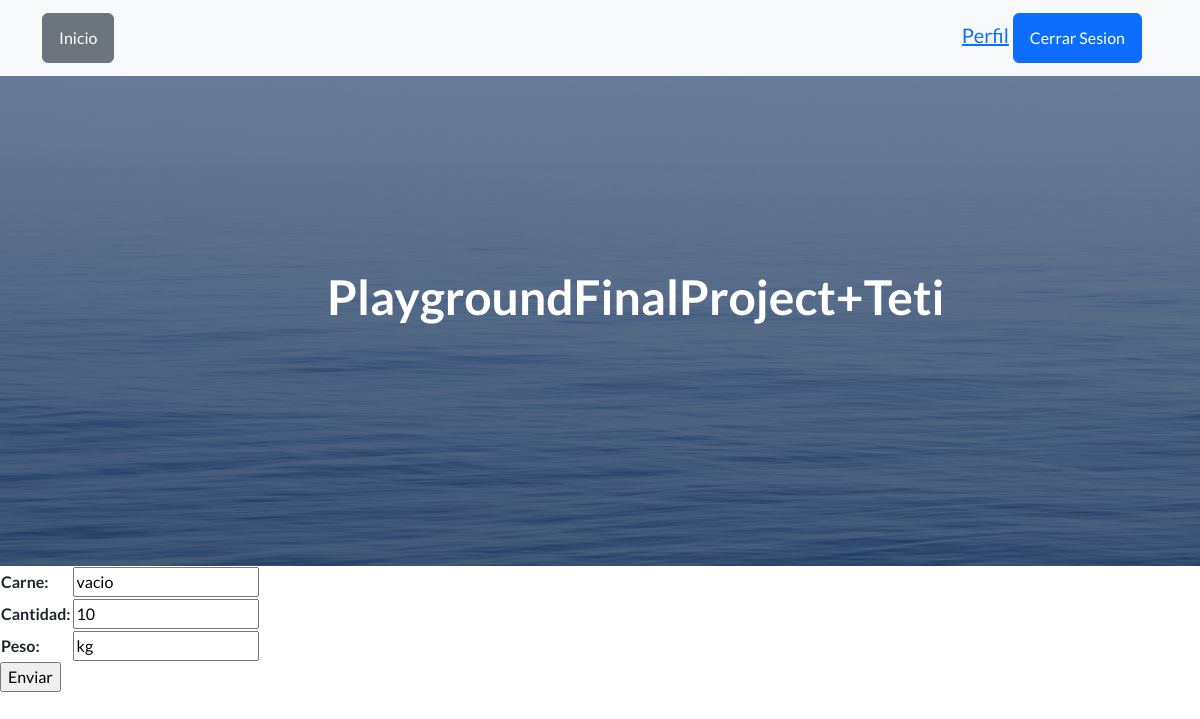
Page /app1/editar_carne/9/ (signed in) on the committed database.
### app1/models.py (models this page shows, shortened)
class Carniceria(models.Model):
    id = models.AutoField(primary_key=True)
    usuario = models.ForeignKey(User, on_delete=models.CASCADE)
    carne = models.CharField(max_length=100)
    cantidad = models.IntegerField()
    peso = models.CharField(max_length=100, default="0.0")
    fecha_creacion = models.DateTimeField(auto_now_add=True)

### app1/views.py (the view)
# urls.py: path('editar_carne/<carne_id>/', views.editar_carne, name='editar_carne'),
@login_required(login_url='app1:login')
def editar_carne(request, carne_id):
    c = Carniceria.objects.get(pk=carne_id)
    if request.method == "POST":
        mi_formulario = Carniceriaform(request.POST)
        print(mi_formulario)
        if mi_formulario.is_valid():
            informacion = mi_formulario.cleaned_data
            c.carne = informacion['carne']
            c.peso = informacion['peso']
            c.cantidad = informacion['cantidad']
            c.save()
            return redirect('app1:leer_carne')
    else:
        mi_formulario = Carniceriaform(initial={'carne': c.carne, 'peso': c.peso, 'cantidad': c.cantidad})
    return render(request, "editar_carne.html", {"mi_formulario": mi_formulario})

### app1/forms.py
class Carniceriaform(forms.ModelForm):
    class Meta:
        model = Carniceria
        fields = ['carne', 'cantidad', 'peso']

### Template/editar_carne.html (shortened to what this page needs)
{% extends 'index.html' %}
{% block content %}
    <form action="" method="POST">{% csrf_token %}
        <table>
            {{ mi_formulario.as_table}}
        </table>
        <input type="submit", value="Enviar">
    </form>
{% endblock %}

### rows in the picture
Carniceria: carne "vacio", cantidad "10", peso "kg"
